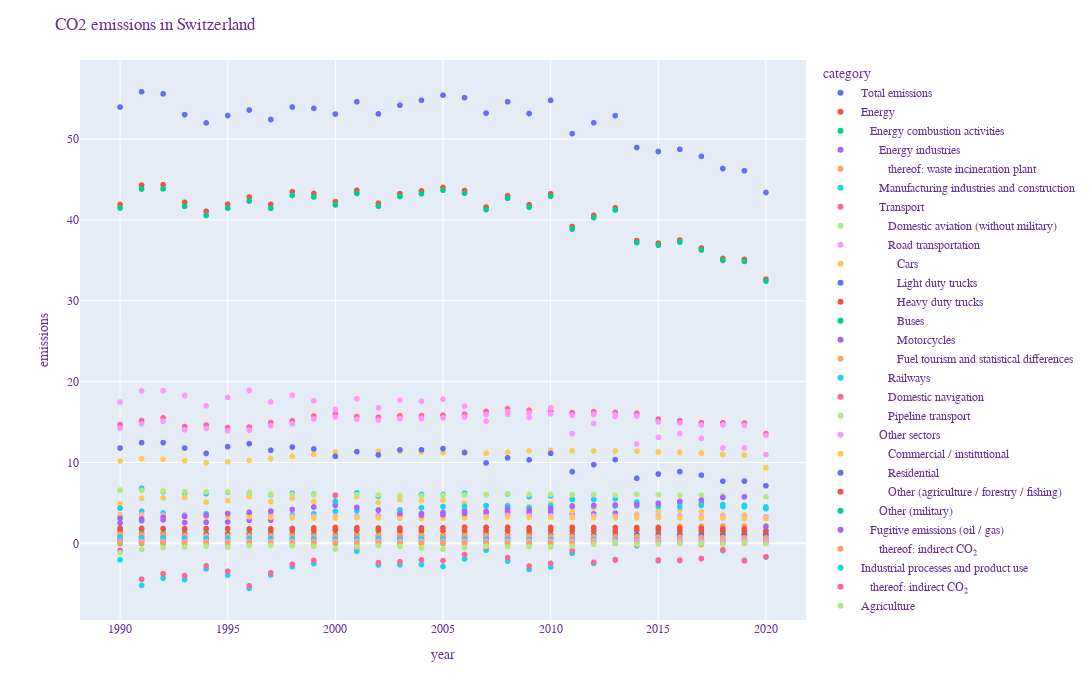

Notebook code for this chart:
### Code cell
import plotly.express as px

fig = px.scatter(emissions, x="year", y="emissions", color="category")
fig.update_layout(
    title="CO2 emissions in Switzerland",
    width=1200,
    height=700,
    font=dict(
        family="Courier New, monospace",
        color="RebeccaPurple"
    )
)
fig.show()
